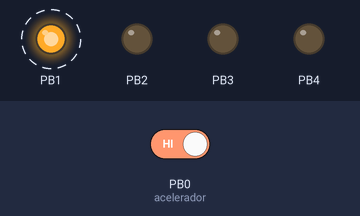
This sketch was run on a simulated ATtiny85, built with avr-gcc and run on an emulated ATtiny85. Shown: output pins drawn as LEDs (lit = HIGH). Dashed ring = blinking. Inputs (shaded band) come from the test bench; at power-on: PB0 (acelerador) HIGH.

Above: at 0.15 s.
At 1.27 s:
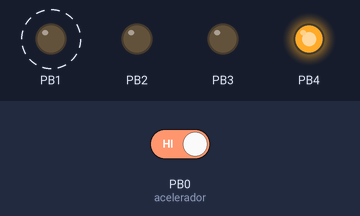
1.3 s: PB0 (acelerador) driven LOW
At 1.7 s:
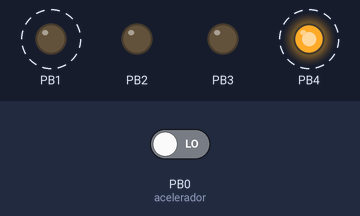
Timing chart, 0 to 10.3 s (numbered marks = the images above; inputs shaded):
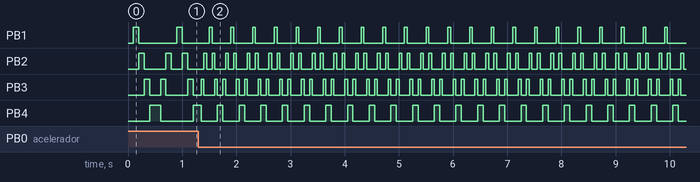

Measured:
- after the input at 1.3 s, PB1: alternates HIGH for 0.05 s and LOW for 0.35 s, starting after 0.20 s; PB4: alternates HIGH for 0.10 s and LOW for 0.30 s, starting after 0.05 s
- by itself, PB1: alternates HIGH for 0.10 s and LOW for 0.70 s
- by itself, PB2: repeats every 0.40 s: LOW 0.10 s, HIGH 0.05 s, LOW 0.20 s, HIGH 0.05 s
- by itself, PB3: repeats every 0.40 s: LOW 0.20 s, HIGH 0.05 s, LOW 0.10 s, HIGH 0.05 s

The sketch:

attiny85_leds.ino
```cpp
#define acelerador 0

int i;
int j;
int button;


void setup() {
  pinMode(1, OUTPUT);
  pinMode(2, OUTPUT);
  pinMode(3, OUTPUT);
  pinMode(4, OUTPUT);
  pinMode(acelerador, INPUT);

}
void loop() {
  for(i=0;i<5;i++){
  digitalWrite(i,HIGH);
  button = digitalRead(acelerador);
  if(button == LOW){
  delay (50);}
  else {delay(100);}
  digitalWrite(i,LOW);}

for(j=4;j>1;j--){
  digitalWrite(j,HIGH);
  button = digitalRead(acelerador);
  if(button == LOW){
  delay (50);}
  else {delay(100);}
  digitalWrite(j,LOW);}

}
```
